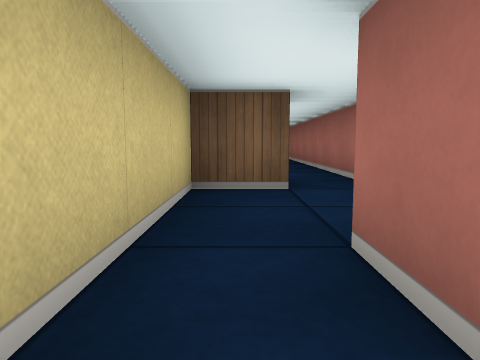
View 1 (above)

13 first-person views from a walk through a cub3D level. The camera is about half as high as the walls, tilts 6° down and sees 70° across. The floor is counted in squares. Each view is taken from the middle of a square. On the plan, view 1 faces up. The plan holds only what a view shows up to about 9 squares ahead; the rest is blank.

View 2
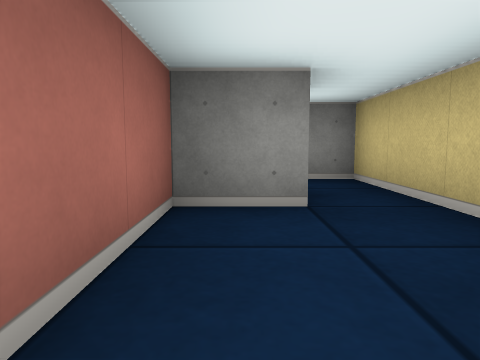

View 3
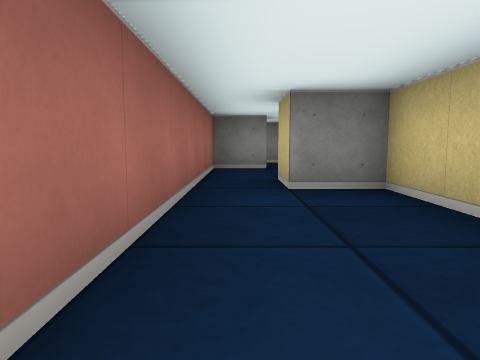

View 4
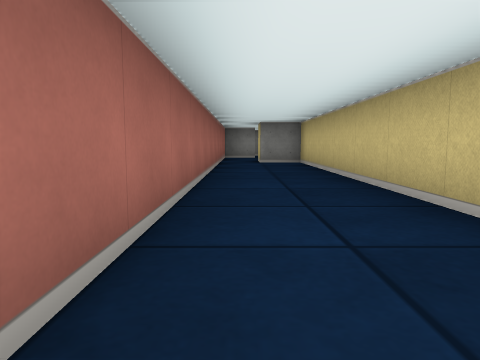

View 5
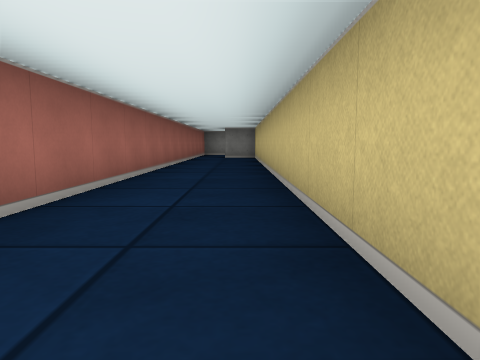

View 6
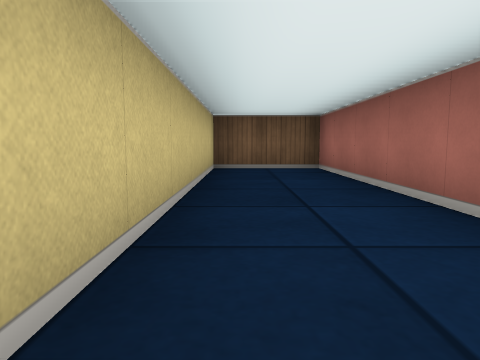

View 7
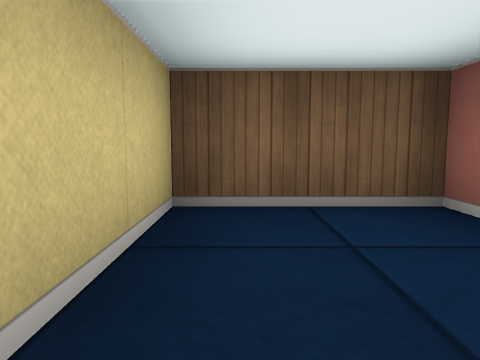

View 8
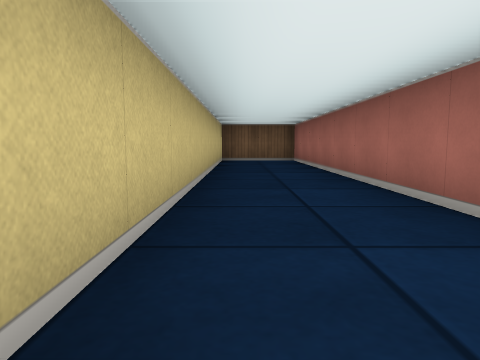

View 9
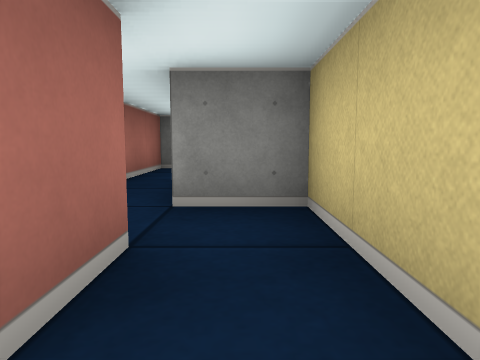

View 10
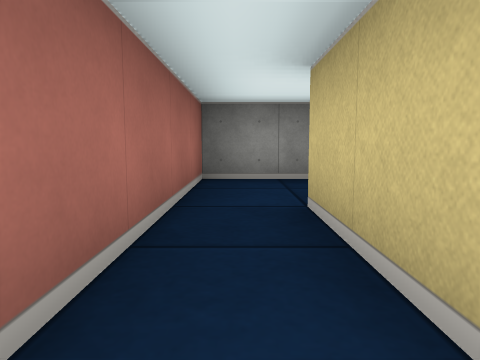

View 11
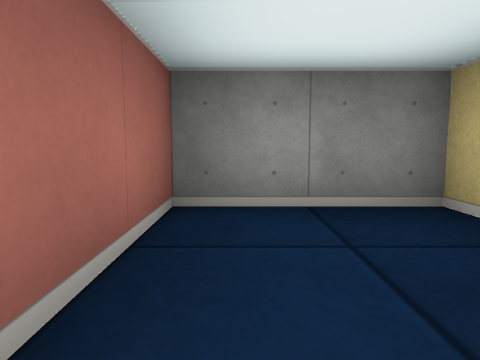

View 12
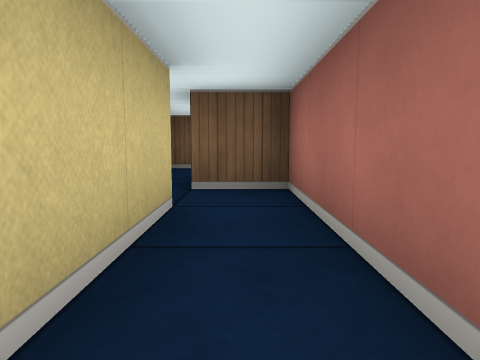

View 13
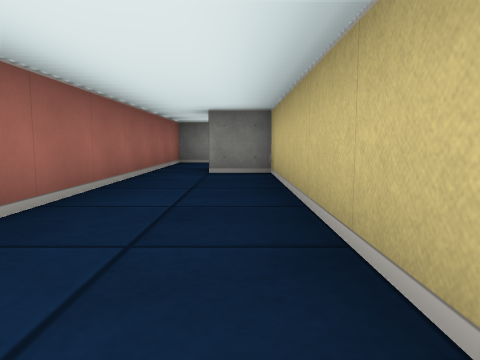

### Floor plan
Points are (right, up) in squares from view 1. A wall is a line through its corners. A room is listed if a view was taken in it or the views show most of it. See-through windows are left out.
Room 1 (views 1, 2, 9, 10)
walls: (0.5, 4.5) (0.5, 3.5) (-0.5, 3.5) (-0.5, -0.5) (0.5, -0.5); (1.5, -0.5) (1.5, 0.5) (0.5, 0.5) (0.5, 1.5) (1.5, 1.5) (1.5, 4.5)
ways out: opening at (1, 4) to room 2; opening at (1, -1) to room 3
Room 2 (views 3, 4, 5, 6, 7, 8, 13)
walls: (1.5, 4.5) (1.5, 17.5) (-0.5, 17.5) (-0.5, 4.5) (0.5, 4.5)
ways out: opening at (1, 4) to room 1
Room 3 (views 11, 12)
walls: (-0.5, -4) (-0.5, -4.5) (1.5, -4.5) (1.5, -0.5); (0.5, -0.5) (0.5, -2.5)
ways out: opening at (1, -1) to room 1

Where each view was taken, in squares from view 1:
view 1: 0 up, 0 right, facing up
view 2: 4 up, 1 right, facing down
view 3: 8 up, 1 right, facing down
view 4: 13 up, 1 right, facing down
view 5: 16 up, 0 right, facing down
view 6: 11 up, 0 right, facing up
view 7: 15 up, 0 right, facing up
view 8: 8 up, 0 right, facing up
view 9: 2 up, 0 right, facing down
view 10: 0 up, 1 right, facing down
view 11: 2 down, 1 right, facing down
view 12: 3 down, 1 right, facing up
view 13: 10 up, 0 right, facing down
